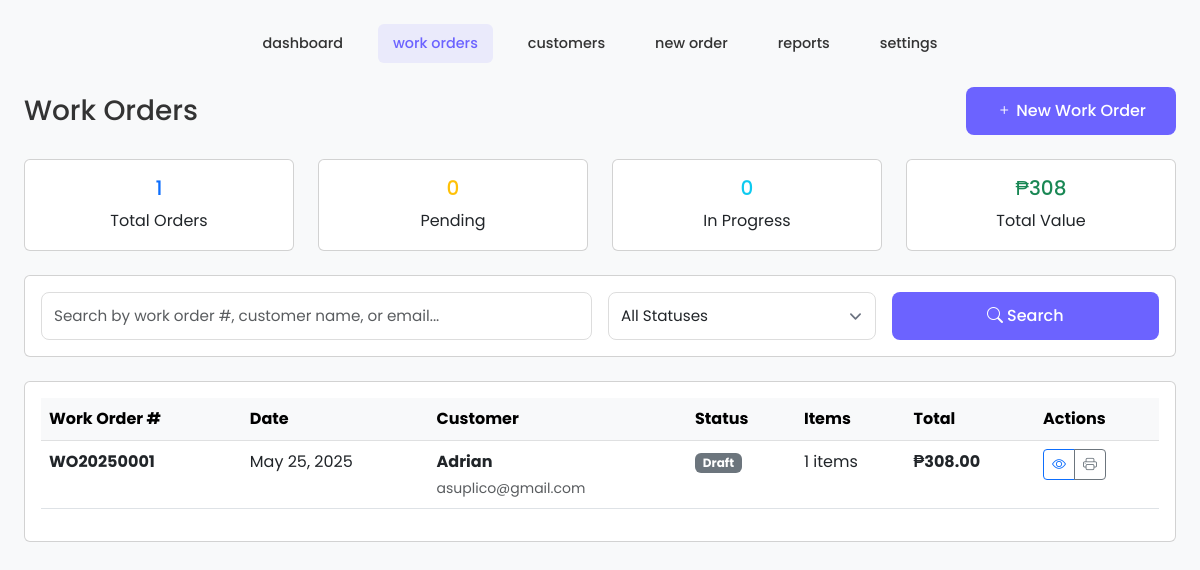
Screenshot of /work_orders.php with the database file from the repository.
### tables this page shows
CREATE TABLE `work_orders` (
  `id` int(11) NOT NULL,
  `work_order_number` varchar(50) NOT NULL,
  `order_date` date NOT NULL,
  `requested_by` varchar(100) NOT NULL,
  `customer_id` varchar(50) DEFAULT NULL,
  `department` varchar(100) DEFAULT NULL,
  `contact_name` varchar(100) NOT NULL,
  `contact_email` varchar(150) NOT NULL,
  `street_address` text NOT NULL,
  `city_zip` varchar(100) NOT NULL,
  `phone` varchar(20) NOT NULL,
  `bill_name` varchar(100) NOT NULL,
  `bill_company` varchar(150) DEFAULT NULL,
  `bill_street_address` text NOT NULL,
  `bill_city_zip` varchar(100) NOT NULL,
  `bill_phone` varchar(20) DEFAULT NULL,
  `description_of_work` text NOT NULL,
  `subtotal` decimal(10,2) NOT NULL DEFAULT 0.00,
  `taxable_amount` decimal(10,2) NOT NULL DEFAULT 0.00,
  `tax_amount` decimal(10,2) NOT NULL DEFAULT 0.00,
  `total` decimal(10,2) NOT NULL DEFAULT 0.00,
  `payable_to` varchar(150) DEFAULT NULL,
  `status` enum('draft','pending','in_progress','completed','cancelled','billed') DEFAULT 'draft',
  `priority` enum('low','medium','high','urgent') DEFAULT 'medium',
  `ip_address` varchar(45) DEFAULT NULL,
  `user_agent` text DEFAULT NULL,
  `created_at` timestamp NOT NULL DEFAULT current_timestamp(),
  `updated_at` timestamp NOT NULL DEFAULT current_timestamp() ON UPDATE current_timestamp(),
  `completed_at` timestamp NULL DEFAULT NULL
);

### includes/work_order_functions.php (called while the page is built, shortened)
<?php
function search_work_orders($conn, $search_term = '', $status = '', $limit = 50, $offset = 0) {
    $params = array();
    $types = '';
    $where_clause = '';
    $sql = "SELECT * FROM work_orders $where_clause ORDER BY created_at DESC LIMIT ? OFFSET ?";
    $params[] = $limit;
    $params[] = $offset;
    $types .= 'ii';
    $stmt = $conn->prepare($sql);
    if (!empty($params)) {
        $stmt->bind_param($types, ...$params);
    }
    $stmt->execute();
    $result = $stmt->get_result();
    $work_orders = array();
    while ($work_order = $result->fetch_assoc()) {
        $count_sql = "SELECT COUNT(*) as item_count FROM work_order_items WHERE work_order_id = ?";
        $count_stmt = $conn->prepare($count_sql);
        if ($count_stmt) {
            $count_stmt->bind_param("i", $work_order['id']);
            $count_stmt->execute();
            $count_result = $count_stmt->get_result();
            $count_row = $count_result->fetch_assoc();
            $work_order['item_count'] = $count_row['item_count'];
        } else {
            $work_order['item_count'] = 0;
        }
        $work_orders[] = $work_order;
    }
    return $work_orders;
}
function get_work_order_stats($conn, $date_from = null, $date_to = null) {
    $where_clause = '';
    $sql = "SELECT
                COUNT(*) as total_orders,
                COALESCE(SUM(total), 0) as total_amount,
                COALESCE(AVG(total), 0) as average_order_value,
                COUNT(CASE WHEN status = 'completed' THEN 1 END) as completed_orders,
                COUNT(CASE WHEN status = 'pending' THEN 1 END) as pending_orders,
                COUNT(CASE WHEN status = 'in_progress' THEN 1 END) as in_progress_orders
            FROM work_orders $where_clause";
    $stmt = $conn->prepare($sql);
    $stmt->execute();
    $result = $stmt->get_result();
    $stats = $result->fetch_assoc();
    return $stats;
}
?>

### includes/functions.php (called while the page is built, shortened)
<?php
function sanitize_input($data) {
    $data = trim($data);
    $data = stripslashes($data);
    $data = htmlspecialchars($data);
    return $data;
}
?>

### work_orders.php (the view, shortened to what this page needs)
<?php
include 'includes/functions.php';
include 'includes/work_order_functions.php';
$search_term = sanitize_input($_GET['search'] ?? '');
$status_filter = sanitize_input($_GET['status'] ?? '');
$page = (int)($_GET['page'] ?? 1);
$limit = 20;
$offset = ($page - 1) * $limit;
$work_orders = search_work_orders($conn, $search_term, $status_filter, $limit, $offset);
$stats = get_work_order_stats($conn);
?>
<!DOCTYPE html>
<html lang="en">
<head>
    <link href="https://cdn.jsdelivr.net/npm/bootstrap@5.3.0/dist/css/bootstrap.min.css" rel="stylesheet">
    <link href="https://cdn.jsdelivr.net/npm/bootstrap-icons@1.7.2/font/bootstrap-icons.css" rel="stylesheet">
    <link href="css/style.css" rel="stylesheet">
</head>
<body>
    <div class="container-fluid">
        <div class="row">
            <div class="col-12">
                <div class="container-fluid py-4">
                    <div class="nav-links text-center mb-4">
                        <a href="dashboard.php">dashboard</a>
                        <a href="work_orders.php" class="active">work orders</a>
                        <a href="customers.php">customers</a>
                        <a href="index.php">new order</a>
                        <a href="reports.php">reports</a>
                        <a href="settings.php">settings</a>
                    </div>
                    <div class="d-flex justify-content-between align-items-center mb-4">
                        <h1 class="h3 mb-0">Work Orders</h1>
                        <a href="index.php" class="btn btn-primary">
                            <i class="bi bi-plus"></i> New Work Order
                        </a>
                    </div>
                    <div class="row mb-4">
                        <div class="col-md-3 col-sm-6">
                            <div class="card text-center">
                                <div class="card-body">
                                    <h5 class="card-title text-primary"><?php echo $stats['total_orders']; ?></h5>
                                    <p class="card-text">Total Orders</p>
                                </div>
                            </div>
                        </div>
                        <div class="col-md-3 col-sm-6">
                            <div class="card text-center">
                                <div class="card-body">
                                    <h5 class="card-title text-warning"><?php echo $stats['pending_orders']; ?></h5>
                                    <p class="card-text">Pending</p>
                                </div>
                            </div>
                        </div>
                        <div class="col-md-3 col-sm-6">
                            <div class="card text-center">
                                <div class="card-body">
                                    <h5 class="card-title text-info"><?php echo $stats['in_progress_orders']; ?></h5>
                                    <p class="card-text">In Progress</p>
                                </div>
                            </div>
                        </div>
                        <div class="col-md-3 col-sm-6">
                            <div class="card text-center">
                                <div class="card-body">
                                    <h5 class="card-title text-success">₱<?php echo number_format($stats['total_amount'], 0); ?></h5>
                                    <p class="card-text">Total Value</p>
                                </div>
                            </div>
                        </div>
                    </div>
                    <div class="card mb-4">
                        <div class="card-body">
                            <form method="GET" class="row g-3">
                                <div class="col-md-6">
                                    <input type="text" class="form-control" name="search"
                                           placeholder="Search by work order #, customer name, or email..."
                                           value="<?php echo htmlspecialchars($search_term); ?>">
                                </div>
                                <div class="col-md-3">
                                    <select class="form-control" name="status">
                                        <option value="">All Statuses</option>
                                    </select>
                                </div>
                                <div class="col-md-3">
                                    <button type="submit" class="btn btn-primary w-100">
                                        <i class="bi bi-search"></i> Search
                                    </button>
                                </div>
                            </form>
                        </div>
                    </div>
                    <div class="card">
                        <div class="card-body">
                            <?php if (empty($work_orders)): ?>
                                <div class="text-center py-5">
                                    <i class="bi bi-inbox" style="font-size: 3rem; color: #ccc;"></i>
                                    <h5 class="mt-3">No work orders found</h5>
                                    <p>No work orders match your search criteria.</p>
                                    <a href="index.php" class="btn btn-primary">Create First Work Order</a>
                                </div>
                            <?php else: ?>
                                <div class="table-responsive">
                                    <table class="table table-hover">
                                        <thead class="table-light">
                                            <tr>
                                                <th>Work Order #</th>
                                                <th>Date</th>
                                                <th>Customer</th>
                                                <th>Status</th>
                                                <th>Items</th>
                                                <th>Total</th>
                                                <th>Actions</th>
                                            </tr>
                                        </thead>
                                        <tbody>
                                            <?php foreach ($work_orders as $order): ?>
                                                <tr>
                                                    <td>
                                                        <strong><?php echo htmlspecialchars($order['work_order_number']); ?></strong>
                                                    </td>
                                                    <td><?php echo date('M j, Y', strtotime($order['order_date'])); ?></td>
                                                    <td>
                                                        <strong><?php echo htmlspecialchars($order['contact_name']); ?></strong><br>
                                                        <small class="text-muted"><?php echo htmlspecialchars($order['contact_email']); ?></small>
                                                    </td>
                                                    <td>
                                                        <span class="badge bg-<?php
                                                            echo $order['status'] === 'completed' ? 'success' :
                                                                ($order['status'] === 'pending' ? 'warning' :
                                                                ($order['status'] === 'in_progress' ? 'info' : 'secondary'));
                                                        ?>">
                                                            <?php echo ucfirst(str_replace('_', ' ', $order['status'])); ?>
                                                        </span>
                                                    </td>
                                                    <td><?php echo $order['item_count']; ?> items</td>
                                                    <td><strong>₱<?php echo number_format($order['total'], 2); ?></strong></td>
                                                    <td>
                                                        <div class="btn-group btn-group-sm">
                                                            <button type="button" class="btn btn-outline-primary" onclick="viewWorkOrder(<?php echo $order['id']; ?>)">
                                                                <i class="bi bi-eye"></i>
                                                            </button>
                                                            <button type="button" class="btn btn-outline-secondary" onclick="printWorkOrder(<?php echo $order['id']; ?>)">
                                                                <i class="bi bi-printer"></i>
                                                            </button>
                                                        </div>
                                                    </td>
                                                </tr>
                                            <?php endforeach; ?>
                                        </tbody>
                                    </table>
                                </div>
                            <?php endif; ?>
                        </div>
                    </div>
                </div>
            </div>
        </div>
    </div>
</body>
</html>

### css/style.css (style rules this page uses)
body { font-family: 'Poppins', sans-serif; background-color: #f8f9fa; color: #333; line-height: 1.6; }
.form-control { border-radius: 8px; border: 1px solid #ddd; padding: 12px; transition: all 0.3s; font-size: 0.95rem; }
.nav-links { display: flex; justify-content: center; gap: 20px; margin-bottom: 30px; flex-wrap: wrap; }
.nav-links a { color: #333; text-decoration: none; font-size: 0.9rem; font-weight: 500; transition: all 0.3s; padding: 8px 15px; border-radius: 6px; }
.nav-links a.active { color: #6c63ff; background-color: rgba(108, 99, 255, 0.1); }
.btn-primary { background-color: #6c63ff; border: none; border-radius: 8px; padding: 12px 30px; font-weight: 500; transition: all 0.3s; font-size: 1rem; }
select.form-control { background-position: right 0.5rem center; background-repeat: no-repeat; background-size: 1.5em 1.5em; padding-right: 2.5rem; }
* { transition: color 0.3s ease, background-color 0.3s ease, border-color 0.3s ease, box-shadow 0.3s ease; }

### rows the page displays
work_orders: work_order_number "WO20250001", order_date "May 25, 2025", contact_name "Adrian", contact_email "asuplico@gmail.com", status "Draft", item_count "1", total "308.00"

### other values shown
$stats['total_orders'] "1"
$stats['pending_orders'] "0"
$stats['in_progress_orders'] "0"
$stats['total_amount'] "308"
